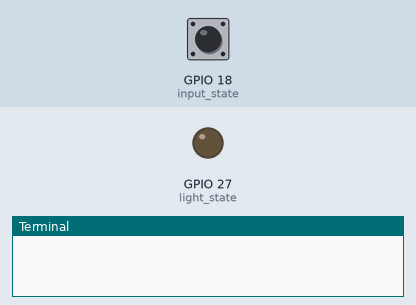
Simulated run of this program. Board: Raspberry Pi (BCM pin numbers). Shown: output pins drawn as LEDs (lit = HIGH), the last lines printed to the terminal. Dashed ring = blinking. The test bench sets the inputs (shaded band); at power-on: GPIO 18 (input_state) HIGH.

Above: at 1.2 s.
1.3 s: GPIO 18 (input_state) pulled LOW for 1 s
At 2.4 s:
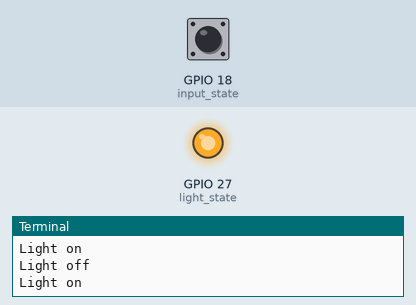
3.8 s: GPIO 18 (input_state) pulled LOW for 0.15 s
At 4.9 s:
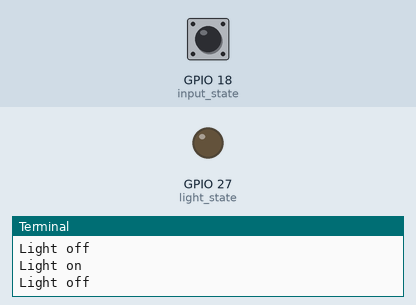
5.4 s: GPIO 18 (input_state) pulled LOW for 3.2 s
At 5.5 s:
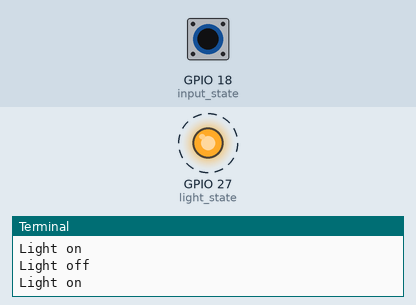
Timing chart, 0 to 9.9 s (numbered marks = the images above; inputs shaded):
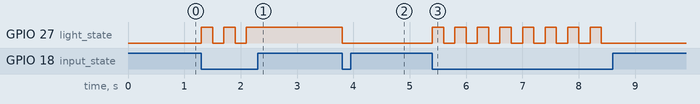

The program:

led-and-toggle-button.py
```python
# LED and Button Toggle
# Raspberry Pi


import RPi.GPIO as GPIO
import time

GPIO.setmode(GPIO.BCM)

GPIO.setwarnings(False)
GPIO.setup(27, GPIO.OUT)
GPIO.setup(18, GPIO.IN, pull_up_down=GPIO.PUD_UP)

while True:
    input_state = GPIO.input(18)
    light_state = GPIO.input(27)
    if input_state == False:
		if light_state == False:
        		print('Light on')
			GPIO.output(27, GPIO.HIGH)
        		time.sleep(0.2)
		if light_state == True:
        		print('Light off')
			GPIO.output(27, GPIO.LOW)
        		time.sleep(0.2)

GPIO.cleanup()
```

Measured:
- after the input at 1.3 s, GPIO 27 (light_state): alternates HIGH for 0.20 s and LOW for 0.20 s, 5 changes in all, then stays HIGH, starting at once
- after the input at 3.8 s, GPIO 27 (light_state): HIGH → LOW at once
- after the input at 5.4 s, GPIO 27 (light_state): alternates HIGH for 0.20 s and LOW for 0.20 s, 16 changes in all, then stays LOW, starting at once
